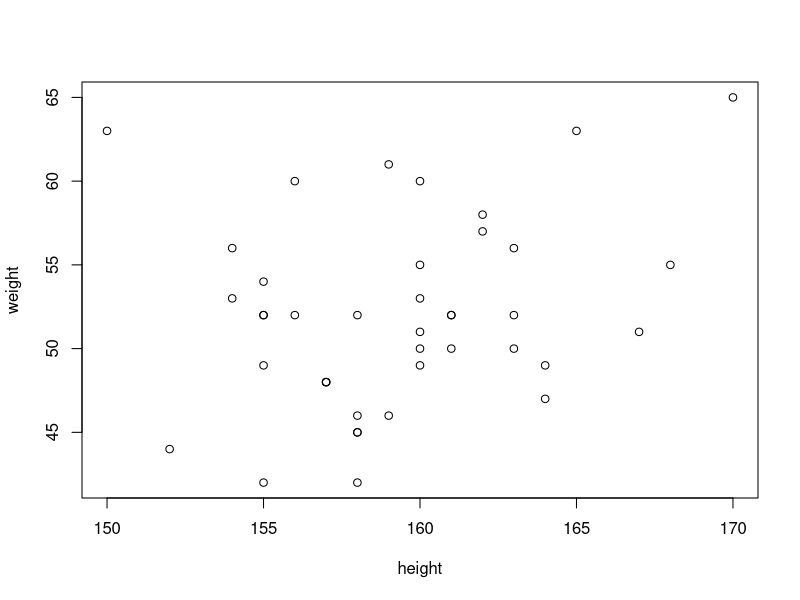
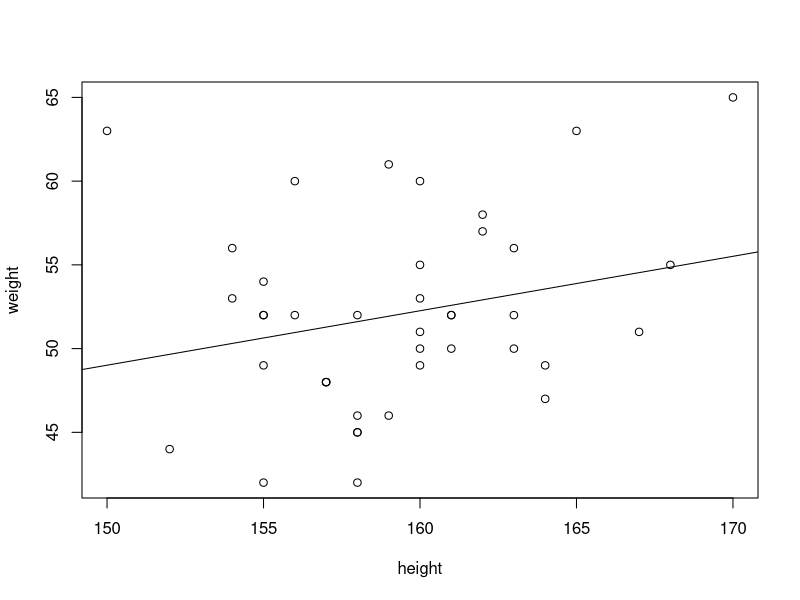
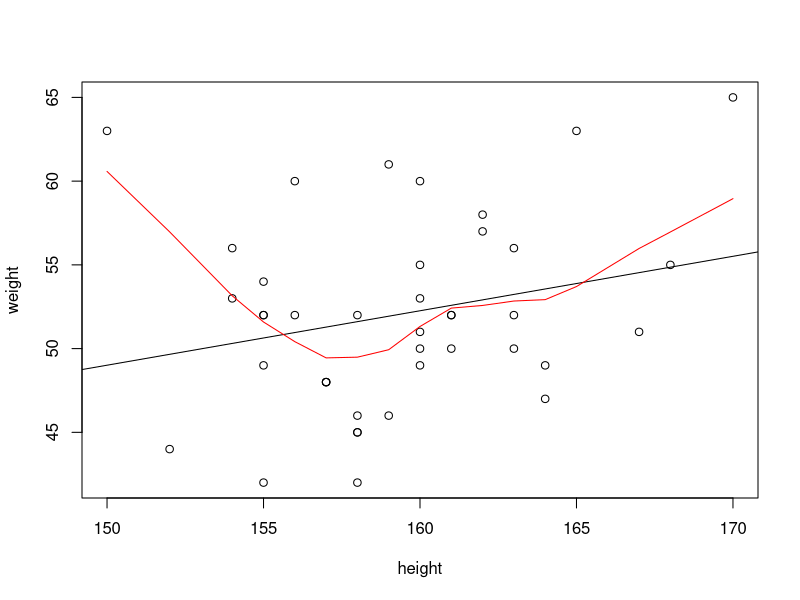
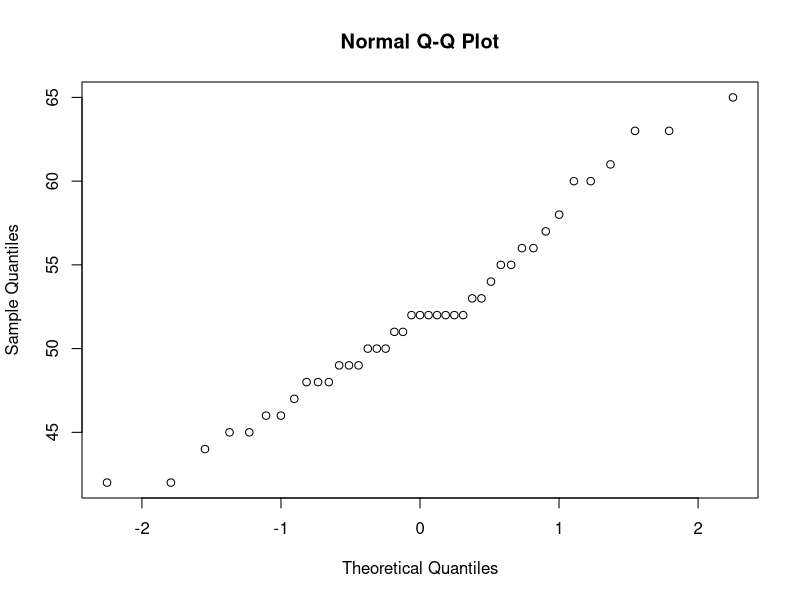
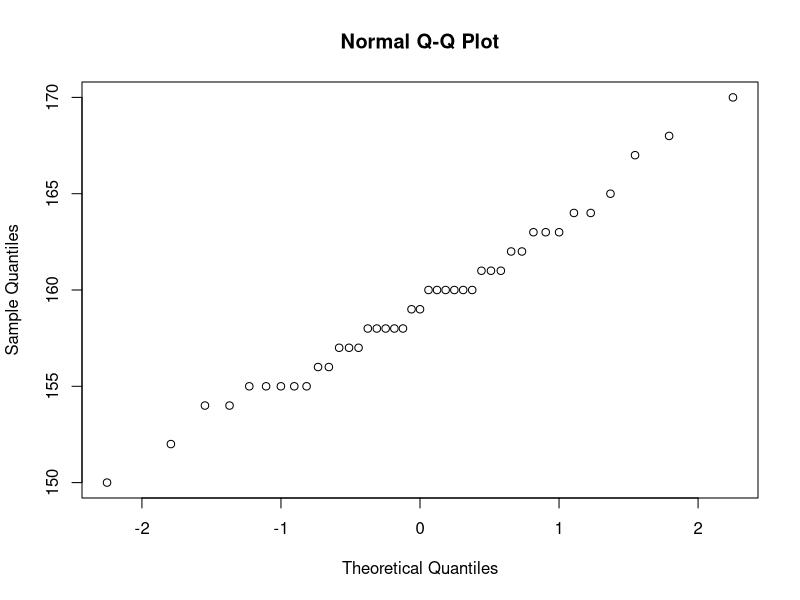
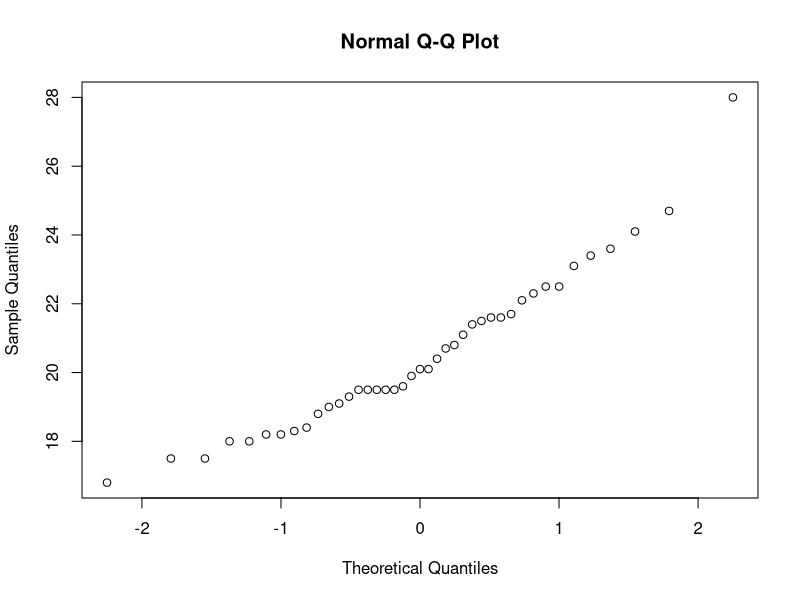
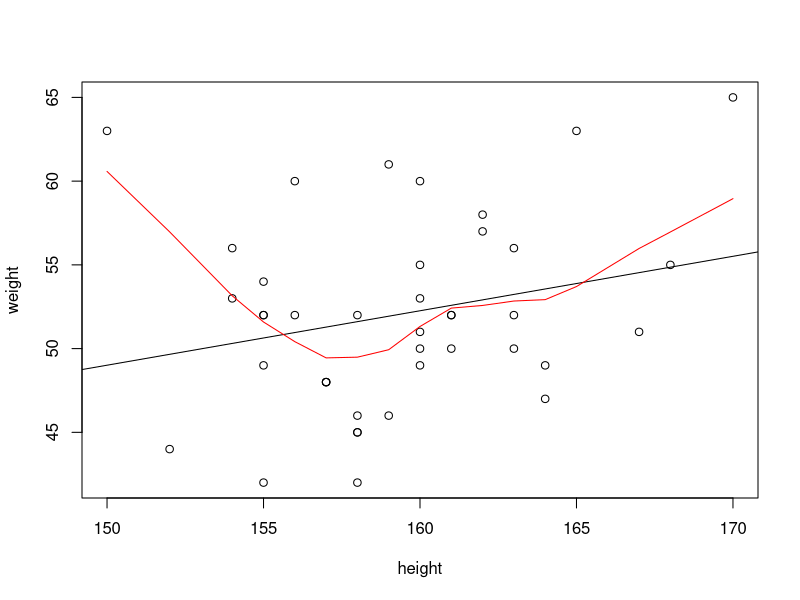

Generate these figures, in order, with R:
## ---- chunk 1
getwd()
## ---- chunk 2
search()
## ---- chunk 3
rn96<-read.table("rn96.txt",header=TRUE)
## ---- chunk 4
str(rn96)
## ---- chunk 5
summary(rn96)
## ---- chunk 6
apply(rn96,2,mean)
apply(rn96,2,sd)
## ---- chunk 7
plot(weight~height, data=rn96)
## ---- chunk 8
plot(weight~height, data=rn96)
abline(lm(weight~height, data=rn96)$coefficient)
## ---- chunk 9
lm(weight~height, data=rn96)
## ---- chunk 10
summary(lm(weight~height, data=rn96))
## ---- chunk 11
plot(weight~height, data=rn96)
abline(lm(weight~height, data=rn96)$coefficient)
lines(lowess(rn96$height,rn96$weight),col="red")
## ---- chunk 12
png("rn-plot.png",height=640,width=640)
plot(weight~height, data=rn96)
abline(lm(weight~height, data=rn96)$coefficient)
lines(lowess(rn96$height,rn96$weight),col="red")
dev.off()
## ---- chunk 13
attach(rn96)
search()
## ---- chunk 14
rn96$BMI<-round(weight/(height/100)^2,digits=1)
head(rn96)
## ---- chunk 15
detach(rn96)
attach(rn96)
## ---- chunk 16
stem(BMI)
## ---- chunk 17
stem(BMI,scale=2)
## ---- chunk 18
qqnorm(weight)
## ---- chunk 19
qqnorm(height)
## ---- chunk 20
qqnorm(BMI)
## ---- chunk 21
stem(weight)
stem(height)
